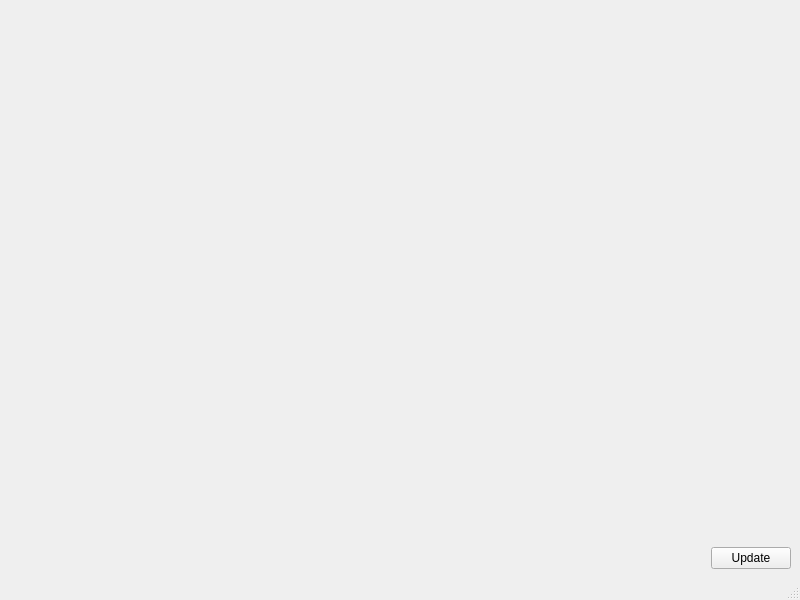
<?xml version="1.0" encoding="UTF-8"?>
<ui version="4.0">
 <class>MainWindow</class>
 <widget class="QMainWindow" name="MainWindow">
  <property name="geometry">
   <rect>
    <x>0</x>
    <y>0</y>
    <width>800</width>
    <height>600</height>
   </rect>
  </property>
  <property name="windowTitle">
   <string>Orbit Viewer</string>
  </property>
  <widget class="QWidget" name="centralwidget">
   <layout class="QGridLayout" name="gridLayout">
    <item row="0" column="0" colspan="2">
     <widget class="QwtPlot" name="qwtPlot_x"/>
    </item>
    <item row="1" column="0" colspan="2">
     <widget class="QwtPlot" name="qwtPlot_y"/>
    </item>
    <item row="2" column="0">
     <spacer name="horizontalSpacer">
      <property name="orientation">
       <enum>Qt::Horizontal</enum>
      </property>
      <property name="sizeHint" stdset="0">
       <size>
        <width>491</width>
        <height>20</height>
       </size>
      </property>
     </spacer>
    </item>
    <item row="2" column="1">
     <widget class="QPushButton" name="pushButton_update">
      <property name="text">
       <string>Update</string>
      </property>
     </widget>
    </item>
   </layout>
  </widget>
  <widget class="QStatusBar" name="statusbar"/>
 </widget>
 <customwidgets>
  <customwidget>
   <class>QwtPlot</class>
   <extends>QFrame</extends>
   <header>qwt_plot.h</header>
  </customwidget>
 </customwidgets>
 <resources/>
 <connections/>
</ui>
